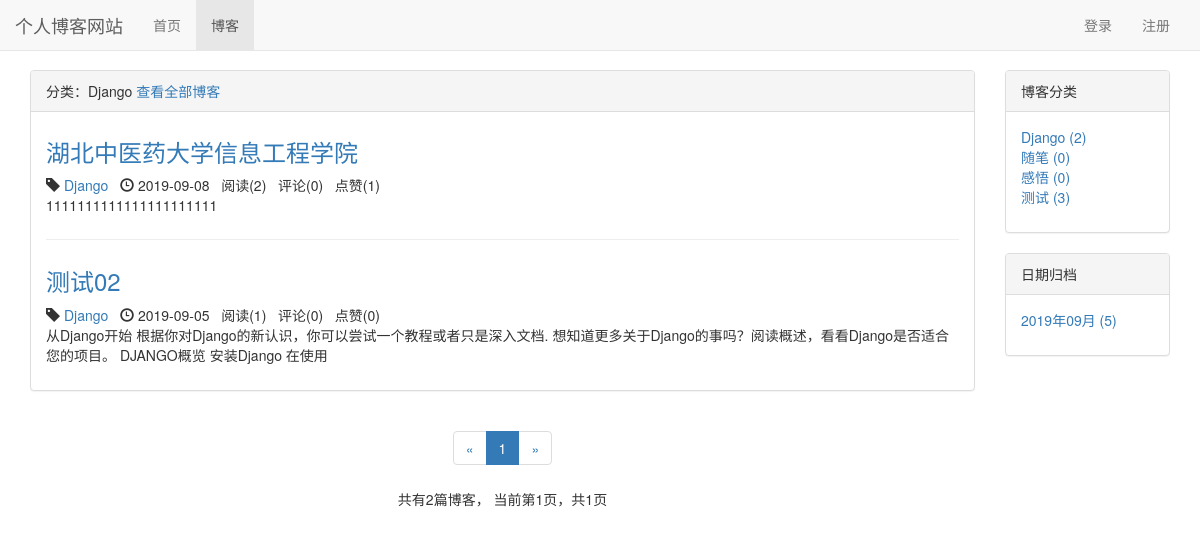
The page /blog/type/1 on the database its author committed.
### blog/models.py (models this page shows, shortened)
class BlogType(models.Model):
    type_name = models.CharField(max_length=15)
    def __str__(self):
        return self.type_name

class Blog(models.Model, ReadNumExpandMethod):
    title = models.CharField(max_length=50)
    blog_type = models.ForeignKey(BlogType, on_delete=models.CASCADE)
    content = RichTextUploadingField()
    author = models.ForeignKey(User, on_delete=models.CASCADE)
    read_details = GenericRelation(ReadDetail)
    created_time = models.DateTimeField(auto_now_add=True)
    last_updated_time = models.DateTimeField(auto_now=True)
    class Meta:
        ordering = ['-created_time']

### read_statistics/models.py (models this page shows)
class ReadNum(models.Model):
    read_num = models.IntegerField(default=0)
    content_type = models.ForeignKey(ContentType, on_delete=models.CASCADE)
    object_id = models.PositiveIntegerField()
    content_object = GenericForeignKey('content_type', 'object_id')

### likes/models.py (models this page shows)
class LikeCount(models.Model):
    content_type = models.ForeignKey(ContentType, on_delete=models.CASCADE)
    object_id = models.PositiveIntegerField()
    content_object = GenericForeignKey('content_type', 'object_id')
    liked_num = models.IntegerField(default=0)

### blog/views.py (the view)
# urls.py: path('type/<int:blog_type_pk>', views.blogs_with_type, name="blogs_with_type"),
def blogs_with_type(request, blog_type_pk):
    blog_type = get_object_or_404(BlogType, pk=blog_type_pk)
    blogs_all_list = Blog.objects.filter(blog_type=blog_type)
    context = get_blog_list_common_data(request, blogs_all_list)
    context['blog_type'] = blog_type
    return render(request, 'blog/blogs_with_type.html', context)

### comment/templatetags/comment_tags.py (called while the page is built)
@register.simple_tag
def get_comment_count(obj):
    content_type = ContentType.objects.get_for_model(obj)
    return Comment.objects.filter(content_type=content_type, object_id=obj.pk).count()

### likes/templatetags/likes_tags.py (called while the page is built)
@register.simple_tag
def get_like_count(obj):
    content_type = ContentType.objects.get_for_model(obj)
    like_count, created = LikeCount.objects.get_or_create(content_type=content_type, object_id=obj.pk)
    return like_count.liked_num

### read_statistics/models.py (called while the page is built)
    def get_read_num(self):
        try:
            ct = ContentType.objects.get_for_model(self)
            readnum = ReadNum.objects.get(content_type=ct, object_id=self.pk)
            return readnum.read_num
        except exceptions.ObjectDoesNotExist:
            return 0

### user/context_processors.py (called while the page is built)
def login_modal_form(request):
    return {'login_modal_form': LoginForm()}

### blog/templates/blog/blogs_with_type.html (shortened to what this page needs)
{% extends 'blog/blog_list.html' %}
{% block blog_list_title %}
    分类：{{ blog_type.type_name }}
    <a href="{% url 'blog_list' %}">查看全部博客</a>
{% endblock %}

### blog/templates/blog/blog_list.html (shortened to what this page needs)
{% extends 'base.html' %}
{% block nav_blog_active %}active{% endblock %}
{% load staticfiles %}
{% load comment_tags %}
{% load likes_tags %}
{% block header_extends %}
    <link rel="stylesheet" href="{% static 'blog/blog.css' %}">
{% endblock %}
{% block content %}
    <div class="container">
        <div class="row">
            <div class="col-xs-12 col-sm-8 col-md-9 col-lg-10">
                <div class="panel panel-default">
                    <div class="panel-heading">{% block blog_list_title %}博客列表{% endblock %}</div>
                    <div class="panel-body">
                        {% for blog in blogs %}
                            <div class="blog">
                                <h3><a href="{% url 'blog_detail' blog.pk %}">{{ blog.title }}</a></h3>
                                <p class="blog-info">
                                    <span class="glyphicon glyphicon-tag"></span> <a href="{% url 'blogs_with_type' blog.blog_type.pk %}">{{ blog.blog_type }}</a>&nbsp;&nbsp;
                                    <span class="glyphicon glyphicon-time"></span> {{ blog.created_time|date:"Y-m-d" }}&nbsp;&nbsp;
                                    阅读({{ blog.get_read_num }})&nbsp;&nbsp;
                                    评论({% get_comment_count blog %})&nbsp;&nbsp;
                                    点赞({% get_like_count blog %})
                                </p>
                                <p>{{ blog.content|striptags|truncatechars:120 }}</p>
                            </div>
                        {% empty %}
                            <div class="blog">
                                <h3>暂无博客，敬请期待</h3>
                            </div>
                        {% endfor %}
                    </div>
                </div>
                <div class="paginator">
                    <ul class="pagination">
                        <li>
                            {% if page_of_blogs.has_previous %}
                                <a href="?page={{ page_of_blogs.previous_page_number }}" aria-label="Previous">
                                    <span aria-hidden="true">&laquo;</span>
                                </a>
                            {% else %}
                                <span aria-hidden="true">&laquo;</span>
                            {% endif %}
                        </li>
                        {% for page_num in page_range %}
                            {% if page_num == page_of_blogs.number %}
                                <li class="active"><span>{{ page_num }}</span></li>
                            {% else %}
                                {% if page_num == '...' %}
                                    <li><span>{{ page_num }}</span></li>
                                {% else %}
                                    <li><a href="?page={{ page_num }}">{{ page_num }}</a></li>
                                {% endif %}
                            {% endif %}
                        {% endfor %}
                        <li>
                            {% if page_of_blogs.has_next %}
                                <a href="?page={{ page_of_blogs.next_page_number }}" aria-label="Next">
                                    <span aria-hidden="true">&raquo;</span>
                                </a>
                            {% else %}
                                <span aria-hidden="true">&raquo;</span>
                            {% endif %}
                        </li>
                    </ul>
                    <p>
                        共有{{ page_of_blogs.paginator.count }}篇博客，
                        当前第{{ page_of_blogs.number }}页，共{{ page_of_blogs.paginator.num_pages }}页
                    </p>
                </div>
            </div>
            <div class="hidden-xs col-sm-4 col-md-3 col-lg-2">
                <div class="panel panel-default">
                    <div class="panel-heading">博客分类</div>
                    <div class="panel-body">
                        <ul class="blog-types">
                            {% for blog_type in blog_types %}
                                <li>
                                    <a href="{% url 'blogs_with_type' blog_type.pk %}">
                                        {{ blog_type.type_name }} ({{ blog_type.blog_count }})
                                    </a>
                                </li>
                            {% empty %}
                                <li>暂无分类</li>
                            {% endfor %}
                        </ul>
                    </div>
                </div>
                <div class="panel panel-default">
                    <div class="panel-heading">日期归档</div>
                    <div class="panel-body">
                        <ul>
                            {% for blog_date, blog_count in blog_dates.items %}
                                <li>
                                    <a href="{% url 'blogs_with_date' blog_date.year blog_date.month %}">
                                        {{ blog_date|date:"Y年m月" }} ({{ blog_count }})
                                    </a>
                                </li>
                            {% endfor %}
                        </ul>
                    </div>
                </div>
            </div>
        </div>
    </div>
{% endblock %}

### static/base.css (style rules this page uses)
* { margin: 0; padding: 0; }
body { margin-top: 70px!important; }
ul { list-style-type: none!important; }

### blog/static/blog/blog.css (style rules this page uses)
ul.blog-types { list-style-type: none; }
div.blog:not(:last-child) { margin-bottom: 2em; padding-bottom: 1em; border-bottom: 1px solid #eee; }
div.blog h3 { margin-top: 0.5em; }
div.blog p.blog-info { margin-bottom: 0; }
div.paginator { text-align: center; }

### rows shown on the page
BlogType: type_name "Django", blog_count "2"
Blog: title "湖北中医药大学信息工程学院", blog_type "Django", created_time "2019-09-08", get_read_num "2", id "0", id.liked_num "1", content "1111111111111111111111"
Blog: title "测试02", blog_type "Django", created_time "2019-09-05", get_read_num "1", id "0", id.liked_num "0", content "从Django开始 根据你对Django的新认识，你可以尝试一个教程或者只是深入文档. 想知道更多关于Django的事吗？阅读概述，看看Django是否适合您的项目。 DJANGO概览 安装Django 在使用"
BlogType: type_name "随笔", blog_count "0"
BlogType: type_name "感悟", blog_count "0"
BlogType: type_name "测试", blog_count "3"

### other values the page prints
{{ page_num }} "1"
{{ page_of_blogs.paginator.count }} "2"
{{ page_of_blogs.number }} "1"
{{ page_of_blogs.paginator.num_pages }} "1"
{{ blog_date|date:"Y年m月" }} "2019年09月"
{{ blog_count }} "5"
